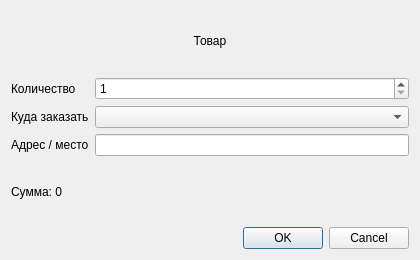
<?xml version="1.0" encoding="UTF-8"?>
<ui version="4.0">
 <class>OrderDialog</class>
 <widget class="QDialog" name="OrderDialog">
  <property name="geometry"><rect><x>0</x><y>0</y><width>420</width><height>260</height></rect></property>
  <property name="windowTitle"><string>Оформление заказа</string></property>
  <layout class="QVBoxLayout" name="verticalLayout">
   <item><widget class="QLabel" name="labelProduct"><property name="text"><string>Товар</string></property><property name="alignment"><set>Qt::AlignCenter</set></property></widget></item>
   <item><layout class="QFormLayout" name="formLayout">
    <item row="0" column="0"><widget class="QLabel" name="labelQuantity"><property name="text"><string>Количество</string></property></widget></item>
    <item row="0" column="1"><widget class="QSpinBox" name="spinBoxQuantity"><property name="minimum"><number>1</number></property><property name="maximum"><number>100</number></property></widget></item>
    <item row="1" column="0"><widget class="QLabel" name="labelDestination"><property name="text"><string>Куда заказать</string></property></widget></item>
    <item row="1" column="1"><widget class="QComboBox" name="comboBoxDestination"/></item>
    <item row="2" column="0"><widget class="QLabel" name="labelPlace"><property name="text"><string>Адрес / место</string></property></widget></item>
    <item row="2" column="1"><widget class="QLineEdit" name="lineEditPlace"/></item>
   </layout></item>
   <item><widget class="QLabel" name="labelTotal"><property name="text"><string>Сумма: 0</string></property></widget></item>
   <item><widget class="QDialogButtonBox" name="buttonBox"><property name="orientation"><enum>Qt::Horizontal</enum></property><property name="standardButtons"><set>QDialogButtonBox::Cancel|QDialogButtonBox::Ok</set></property></widget></item>
  </layout>
 </widget>
 <resources/>
 <connections/>
</ui>
